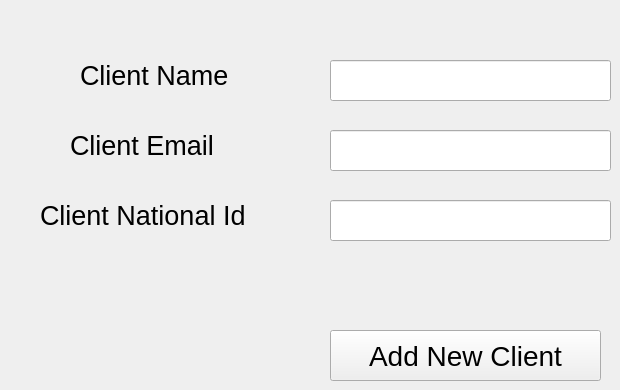
      <widget class="QWidget" name="tab_13">
       <attribute name="title">
        <string>Add New Client</string>
       </attribute>
       <widget class="QLineEdit" name="lineEdit_22">
        <property name="geometry">
         <rect>
          <x>330</x>
          <y>60</y>
          <width>281</width>
          <height>41</height>
         </rect>
        </property>
       </widget>
       <widget class="QPushButton" name="pushButton_22">
        <property name="geometry">
         <rect>
          <x>330</x>
          <y>330</y>
          <width>271</width>
          <height>51</height>
         </rect>
        </property>
        <property name="font">
         <font>
          <family>Segoe UI</family>
          <pointsize>21</pointsize>
         </font>
        </property>
        <property name="text">
         <string>Add New Client</string>
        </property>
       </widget>
       <widget class="QLabel" name="label_31">
        <property name="geometry">
         <rect>
          <x>80</x>
          <y>60</y>
          <width>181</width>
          <height>31</height>
         </rect>
        </property>
        <property name="font">
         <font>
          <family>Segoe UI</family>
          <pointsize>20</pointsize>
         </font>
        </property>
        <property name="text">
         <string>Client Name</string>
        </property>
       </widget>
       <widget class="QLineEdit" name="lineEdit_23">
        <property name="geometry">
         <rect>
          <x>330</x>
          <y>130</y>
          <width>281</width>
          <height>41</height>
         </rect>
        </property>
       </widget>
       <widget class="QLabel" name="label_32">
        <property name="geometry">
         <rect>
          <x>70</x>
          <y>130</y>
          <width>191</width>
          <height>31</height>
         </rect>
        </property>
        <property name="font">
         <font>
          <family>Segoe UI</family>
          <pointsize>20</pointsize>
         </font>
        </property>
        <property name="text">
         <string>Client Email</string>
        </property>
       </widget>
       <widget class="QLineEdit" name="lineEdit_24">
        <property name="geometry">
         <rect>
          <x>330</x>
          <y>200</y>
          <width>281</width>
          <height>41</height>
         </rect>
        </property>
       </widget>
       <widget class="QLabel" name="label_33">
        <property name="geometry">
         <rect>
          <x>40</x>
          <y>200</y>
          <width>251</width>
          <height>31</height>
         </rect>
        </property>
        <property name="font">
         <font>
          <family>Segoe UI</family>
          <pointsize>20</pointsize>
         </font>
        </property>
        <property name="text">
         <string>Client National Id</string>
        </property>
       </widget>
      </widget>
